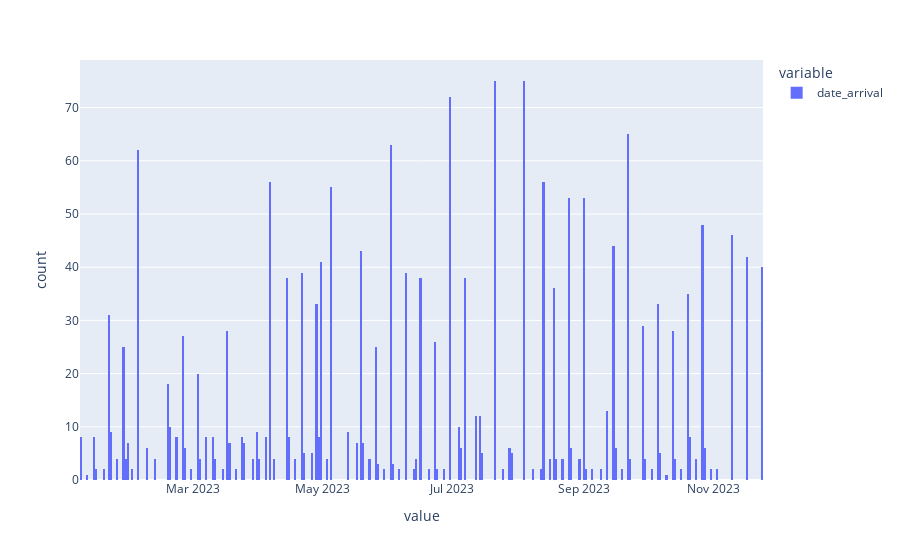

Notebook source saved alongside this figure:
### Markdown cell above
see if voyage id is unique-ish per cluster

### Code cell
toppair = toppairs[1]

pair_1d = (
    df.filter(
            pl.col('vessel_port_pair')==toppair,
            pl.col('date_arrival')>date
            )
    .select('date_arrival', pl.col('sum_teus').round())
    .select(pl.exclude('sum_teus').repeat_by('sum_teus').explode())
)

px.histogram(pair_1d, nbins=365)

### Figure 1 — Plotly figure (JSON) as saved in the notebook; plotly's stock layout.template omitted (floating-point values rounded to 4 significant figures; data arrays with more than 128 entries replaced by an {"elided": "..."} marker saying what was removed)
{"data": [{"alignmentgroup": "True", "bingroup": "x", "hovertemplate": "variable=date_arrival<br>value=%{x}<br>count=%{y}<extra></extra>", "legendgroup": "date_arrival", "marker": {"color": "#636efa", "pattern": {"shape": ""}}, "name": "date_arrival", "nbinsx": 365, "offsetgroup": "date_arrival", "orientation": "v", "showlegend": true, "type": "histogram", "x": {"elided": "1975 str values"}, "xaxis": "x", "yaxis": "y"}], "layout": {"barmode": "relative", "legend": {"title": {"text": "variable"}, "tracegroupgap": 0}, "margin": {"t": 60}, "xaxis": {"anchor": "y", "domain": [0, 1], "title": {"text": "value"}}, "yaxis": {"anchor": "x", "domain": [0, 1], "title": {"text": "count"}}}}
